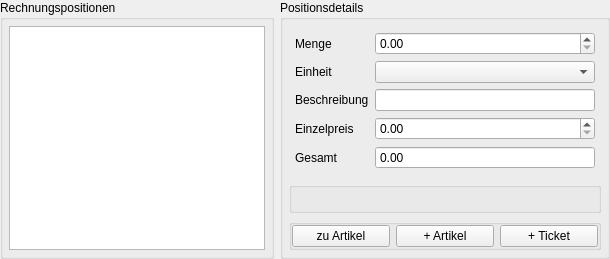
         <widget class="QWidget" name="widget_52" native="true">
          <property name="sizePolicy">
           <sizepolicy hsizetype="Preferred" vsizetype="Preferred">
            <horstretch>0</horstretch>
            <verstretch>50</verstretch>
           </sizepolicy>
          </property>
          <layout class="QHBoxLayout" name="horizontalLayout_41">
           <property name="spacing">
            <number>-1</number>
           </property>
           <property name="margin">
            <number>0</number>
           </property>
           <item>
            <widget class="QGroupBox" name="groupBox_24">
             <property name="sizePolicy">
              <sizepolicy hsizetype="Preferred" vsizetype="Preferred">
               <horstretch>0</horstretch>
               <verstretch>0</verstretch>
              </sizepolicy>
             </property>
             <property name="title">
              <string>Rechnungspositionen</string>
             </property>
             <layout class="QVBoxLayout" name="verticalLayout_34">
              <property name="margin">
               <number>6</number>
              </property>
              <item>
               <widget class="EmbeddedViewTable" name="openinvoicesTablePos">
                <property name="sizePolicy">
                 <sizepolicy hsizetype="Expanding" vsizetype="Expanding">
                  <horstretch>0</horstretch>
                  <verstretch>60</verstretch>
                 </sizepolicy>
                </property>
                <property name="dbColumns" stdset="0">
                 <stringlist>
                  <string>&lt;number,2&gt;count:Menge</string>
                  <string>unit:Einheit</string>
                  <string>description:Beschreibung</string>
                  <string>&lt;currency&gt;price:Einzelpreis</string>
                  <string>&lt;currency&gt;total:Gesamt</string>
                 </stringlist>
                </property>
                <property name="context" stdset="0">
                 <string>OPENINVOICES</string>
                </property>
                <property name="path" stdset="0">
                 <string>articles</string>
                </property>
               </widget>
              </item>
             </layout>
            </widget>
           </item>
           <item>
            <widget class="QGroupBox" name="groupBox_25">
             <property name="sizePolicy">
              <sizepolicy hsizetype="Preferred" vsizetype="Preferred">
               <horstretch>25</horstretch>
               <verstretch>40</verstretch>
              </sizepolicy>
             </property>
             <property name="minimumSize">
              <size>
               <width>330</width>
               <height>0</height>
              </size>
             </property>
             <property name="maximumSize">
              <size>
               <width>330</width>
               <height>16777215</height>
              </size>
             </property>
             <property name="title">
              <string>Positionsdetails</string>
             </property>
             <layout class="QVBoxLayout" name="verticalLayout_35">
              <property name="margin">
               <number>6</number>
              </property>
              <item>
               <widget class="QWidget" name="widget_55" native="true">
                <layout class="QGridLayout" name="gridLayout_13">
                 <property name="margin">
                  <number>6</number>
                 </property>
                 <item row="0" column="0">
                  <widget class="QLabel" name="label_74">
                   <property name="text">
                    <string>Menge</string>
                   </property>
                  </widget>
                 </item>
                 <item row="0" column="1">
                  <widget class="DoubleSpinBox" name="openinvoicesSpinnerPosCount">
                   <property name="readOnly">
                    <bool>false</bool>
                   </property>
                   <property name="buttonSymbols">
                    <enum>QAbstractSpinBox::UpDownArrows</enum>
                   </property>
                   <property name="maximum">
                    <double>99999999.000000000000000</double>
                   </property>
                   <property name="context" stdset="0">
                    <string>OPENINVOICES</string>
                   </property>
                   <property name="path" stdset="0">
                    <string>articles.*.count</string>
                   </property>
                  </widget>
                 </item>
                 <item row="1" column="0">
                  <widget class="QLabel" name="label_75">
                   <property name="text">
                    <string>Einheit</string>
                   </property>
                  </widget>
                 </item>
                 <item row="1" column="1">
                  <widget class="ComboBox" name="openinvoicesComboPosUnit">
                   <property name="minimumSize">
                    <size>
                     <width>144</width>
                     <height>0</height>
                    </size>
                   </property>
                   <property name="source" stdset="0">
                    <string>units</string>
                   </property>
                   <property name="context" stdset="0">
                    <string>OPENINVOICES</string>
                   </property>
                   <property name="path" stdset="0">
                    <string>articles.*.unit</string>
                   </property>
                  </widget>
                 </item>
                 <item row="2" column="0">
                  <widget class="QLabel" name="label_76">
                   <property name="text">
                    <string>Beschreibung</string>
                   </property>
                  </widget>
                 </item>
                 <item row="2" column="1">
                  <widget class="LineEdit" name="openinvoicesFieldPosDescription">
                   <property name="path" stdset="0">
                    <string>articles.*.description</string>
                   </property>
                   <property name="context" stdset="0">
                    <string>OPENINVOICES</string>
                   </property>
                  </widget>
                 </item>
                 <item row="3" column="0">
                  <widget class="QLabel" name="label_77">
                   <property name="text">
                    <string>Einzelpreis</string>
                   </property>
                  </widget>
                 </item>
                 <item row="3" column="1">
                  <widget class="DoubleSpinBox" name="openinvoicesSpinnerPosPrice">
                   <property name="readOnly">
                    <bool>false</bool>
                   </property>
                   <property name="buttonSymbols">
                    <enum>QAbstractSpinBox::UpDownArrows</enum>
                   </property>
                   <property name="maximum">
                    <double>99999999.000000000000000</double>
                   </property>
                   <property name="context" stdset="0">
                    <string>OPENINVOICES</string>
                   </property>
                   <property name="path" stdset="0">
                    <string>articles.*.price</string>
                   </property>
                  </widget>
                 </item>
                 <item row="4" column="0">
                  <widget class="QLabel" name="label_78">
                   <property name="text">
                    <string>Gesamt</string>
                   </property>
                  </widget>
                 </item>
                 <item row="4" column="1">
                  <widget class="DoubleSpinBox" name="openinvoicesSpinnerPosTotal">
                   <property name="readOnly">
                    <bool>true</bool>
                   </property>
                   <property name="buttonSymbols">
                    <enum>QAbstractSpinBox::NoButtons</enum>
                   </property>
                   <property name="maximum">
                    <double>99999999.000000000000000</double>
                   </property>
                   <property name="context" stdset="0">
                    <string>OPENINVOICES</string>
                   </property>
                   <property name="path" stdset="0">
                    <string>articles.*.total</string>
                   </property>
                  </widget>
                 </item>
                </layout>
               </widget>
              </item>
              <item>
               <spacer name="verticalSpacer_11">
                <property name="orientation">
                 <enum>Qt::Vertical</enum>
                </property>
                <property name="sizeHint" stdset="0">
                 <size>
                  <width>1</width>
                  <height>1</height>
                 </size>
                </property>
               </spacer>
              </item>
              <item>
               <widget class="QGroupBox" name="groupBox_43">
                <property name="title">
                 <string/>
                </property>
                <layout class="QHBoxLayout" name="horizontalLayout_40">
                 <property name="spacing">
                  <number>0</number>
                 </property>
                 <property name="margin">
                  <number>0</number>
                 </property>
                 <item>
                  <spacer name="horizontalSpacer_13">
                   <property name="orientation">
                    <enum>Qt::Horizontal</enum>
                   </property>
                   <property name="sizeHint" stdset="0">
                    <size>
                     <width>166</width>
                     <height>20</height>
                    </size>
                   </property>
                  </spacer>
                 </item>
                 <item>
                  <widget class="ActionButton" name="openinvoicesButtonPosAdd">
                   <property name="maximumSize">
                    <size>
                     <width>40</width>
                     <height>40</height>
                    </size>
                   </property>
                   <property name="text">
                    <string/>
                   </property>
                   <property name="icon">
                    <iconset resource="../../frontends/qt/resource.qrc">
                     <normaloff>:/icons/images/add.png</normaloff>:/icons/images/add.png</iconset>
                   </property>
                   <property name="iconSize">
                    <size>
                     <width>32</width>
                     <height>32</height>
                    </size>
                   </property>
                   <property name="flat">
                    <bool>true</bool>
                   </property>
                   <property name="context" stdset="0">
                    <string>OPENINVOICES</string>
                   </property>
                   <property name="enablePayloads" stdset="0">
                    <stringlist>
                     <string>Dirty</string>
                     <string>New</string>
                     <string>Edit</string>
                    </stringlist>
                   </property>
                   <property name="action" stdset="0">
                    <string>EmbeddedViewHandler.In.Add</string>
                   </property>
                   <property name="payload" stdset="0">
                    <string>articles</string>
                   </property>
                  </widget>
                 </item>
                 <item>
                  <widget class="ActionButton" name="openinvoicesButtonPosDelete">
                   <property name="maximumSize">
                    <size>
                     <width>40</width>
                     <height>40</height>
                    </size>
                   </property>
                   <property name="text">
                    <string/>
                   </property>
                   <property name="icon">
                    <iconset resource="../../frontends/qt/resource.qrc">
                     <normaloff>:/icons/images/delete.png</normaloff>:/icons/images/delete.png</iconset>
                   </property>
                   <property name="iconSize">
                    <size>
                     <width>32</width>
                     <height>32</height>
                    </size>
                   </property>
                   <property name="flat">
                    <bool>true</bool>
                   </property>
                   <property name="context" stdset="0">
                    <string>OPENINVOICES</string>
                   </property>
                   <property name="enablePayloads" stdset="0">
                    <stringlist>
                     <string>Dirty</string>
                     <string>New</string>
                     <string>Edit</string>
                    </stringlist>
                   </property>
                   <property name="action" stdset="0">
                    <string>EmbeddedViewHandler.In.Remove</string>
                   </property>
                   <property name="payload" stdset="0">
                    <string>articles</string>
                   </property>
                  </widget>
                 </item>
                 <item>
                  <widget class="ActionButton" name="openinvoicesButtonPosUp">
                   <property name="maximumSize">
                    <size>
                     <width>40</width>
                     <height>40</height>
                    </size>
                   </property>
                   <property name="text">
                    <string/>
                   </property>
                   <property name="icon">
                    <iconset resource="../../frontends/qt/resource.qrc">
                     <normaloff>:/icons/images/arrow_up.png</normaloff>:/icons/images/arrow_up.png</iconset>
                   </property>
                   <property name="iconSize">
                    <size>
                     <width>32</width>
                     <height>32</height>
                    </size>
                   </property>
                   <property name="flat">
                    <bool>true</bool>
                   </property>
                   <property name="context" stdset="0">
                    <string>OPENINVOICES</string>
                   </property>
                   <property name="enablePayloads" stdset="0">
                    <stringlist>
                     <string>Dirty</string>
                     <string>New</string>
                     <string>Edit</string>
                    </stringlist>
                   </property>
                   <property name="action" stdset="0">
                    <string>EmbeddedViewHandler.In.Up</string>
                   </property>
                   <property name="payload" stdset="0">
                    <string>articles</string>
                   </property>
                  </widget>
                 </item>
                 <item>
                  <widget class="ActionButton" name="openinvoicesButtonPosDown">
                   <property name="maximumSize">
                    <size>
                     <width>40</width>
                     <height>40</height>
                    </size>
                   </property>
                   <property name="text">
                    <string/>
                   </property>
                   <property name="icon">
                    <iconset resource="../../frontends/qt/resource.qrc">
                     <normaloff>:/icons/images/arrow_down.png</normaloff>:/icons/images/arrow_down.png</iconset>
                   </property>
                   <property name="iconSize">
                    <size>
                     <width>32</width>
                     <height>32</height>
                    </size>
                   </property>
                   <property name="flat">
                    <bool>true</bool>
                   </property>
                   <property name="context" stdset="0">
                    <string>OPENINVOICES</string>
                   </property>
                   <property name="enablePayloads" stdset="0">
                    <stringlist>
                     <string>Dirty</string>
                     <string>New</string>
                     <string>Edit</string>
                    </stringlist>
                   </property>
                   <property name="action" stdset="0">
                    <string>EmbeddedViewHandler.In.Down</string>
                   </property>
                   <property name="payload" stdset="0">
                    <string>articles</string>
                   </property>
                  </widget>
                 </item>
                </layout>
               </widget>
              </item>
              <item>
               <widget class="QGroupBox" name="groupBox_44">
                <property name="title">
                 <string/>
                </property>
                <layout class="QHBoxLayout" name="horizontalLayout_54">
                 <property name="margin">
                  <number>0</number>
                 </property>
                 <item>
                  <widget class="ActionButton" name="openinvoicesButtonJumpToArticle">
                   <property name="text">
                    <string>zu Artikel</string>
                   </property>
                   <property name="context" stdset="0">
                    <string>OPENINVOICES</string>
                   </property>
                   <property name="enablePayloads" stdset="0">
                    <stringlist>
                     <string>View</string>
                    </stringlist>
                   </property>
                   <property name="tab" stdset="0">
                    <string>DEFAULT:main.1</string>
                   </property>
                   <property name="action" stdset="0">
                    <string>ChangeDocumentHandler.In.SubClone</string>
                   </property>
                   <property name="payload" stdset="0">
                    <string>articles.*;{&quot;type&quot;:&quot;ARTICLE&quot;,&quot;articleNumber&quot;:&quot;-&quot;}</string>
                   </property>
                  </widget>
                 </item>
                 <item>
                  <widget class="ActionButton" name="openinvoicesButtonAddArticle">
                   <property name="text">
                    <string>+ Artikel</string>
                   </property>
                   <property name="context" stdset="0">
                    <string>OPENINVOICES</string>
                   </property>
                   <property name="enablePayloads" stdset="0">
                    <stringlist>
                     <string>Edit</string>
                     <string>New</string>
                     <string>Dirty</string>
                    </stringlist>
                   </property>
                   <property name="tab" stdset="0">
                    <string>DEFAULT:main.1</string>
                   </property>
                  </widget>
                 </item>
                 <item>
                  <widget class="ActionButton" name="openinvoicesButtonAddTicket">
                   <property name="text">
                    <string>+ Ticket</string>
                   </property>
                   <property name="context" stdset="0">
                    <string>OPENINVOICES</string>
                   </property>
                   <property name="enablePayloads" stdset="0">
                    <stringlist>
                     <string>Edit</string>
                     <string>New</string>
                     <string>Dirty</string>
                    </stringlist>
                   </property>
                   <property name="tab" stdset="0">
                    <string>CUSTOMER:customer.4</string>
                   </property>
                  </widget>
                 </item>
                </layout>
               </widget>
              </item>
             </layout>
            </widget>
           </item>
          </layout>
         </widget>
